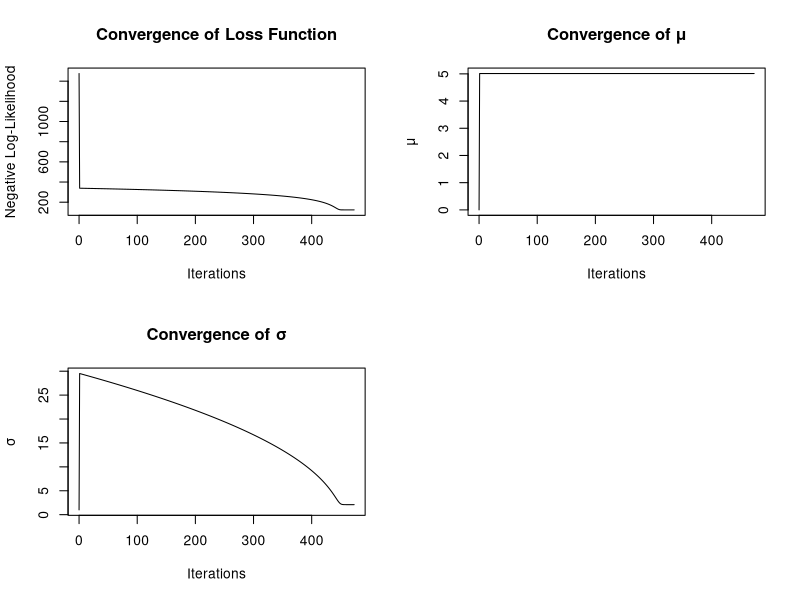

The R source for this figure:
data <- c(
  5.363733, 5.496441, 4.081278, 3.300311, 6.660672, 3.287832, 5.143132, 
  4.044685, 5.95796, 5.667324, 7.07508, 3.979967, 4.46025, 3.042473, 
  4.111413, 5.754601, 6.513977, 3.155669, 6.739212, 7.711276, 5.82687, 
  8.753592, 3.452422, 2.510691, 1.44256, 7.992089, 6.308731, 4.888831,
  
  5.559937, 2.749022, 9.891504, 5.258442, 5.21879, 6.451533, 5.962018, 
  5.447768, 3.419051, 5.942937, 8.764049, 7.69084, 8.186373, 3.977569, 
  3.02079, 4.748426, 5.11145, 7.188383, 1.615071, 8.059101, 4.683984, 
  4.146238, 2.975791, 1.690287, 6.646341, 5.146636, 2.420078, 2.409842, 4.328431,
  
  8.338043, 4.480817, 1.993714, 4.508514, 4.454553, -0.39377, 4.89141, 
  4.538131, 6.392413, 8.697912, 7.25313, 4.462223, 2.786948, 10.14672, 
  5.118437, 5.027859, 4.95175, 5.39617, 4.711279, 3.852676, 3.906282, 
  4.934493, 3.91315, 3.574308, 5.21286, 4.490046, 8.007986, -0.30194, 7.183014,
  
  7.49217, 0.85322, 4.314625, 4.257118, 2.184977, 3.444367, 2.778848, 
  8.504541, 6.871357, 7.54311, 6.443344, 2.741896, 3.950959, 5.978749
)

# Define the negative log-likelihood function for normal distribution
neg_log_likelihood <- function(params, data) {
  mu <- params[1]
  sigma <- params[2]
  
  if (sigma <= 0) {
    return(Inf)  # To avoid negative sigma values
  }
  
  n <- length(data)
  nll <- n * log(sigma) + sum((data - mu)^2) / (2 * sigma^2)
  return(nll)
}

# Define the gradient of the negative log-likelihood
gradient_neg_log_likelihood <- function(params, data) {
  mu <- params[1]
  sigma <- params[2]
  
  if (sigma <= 0) {
    return(c(0, 1e6))  # Return large gradient to move away from invalid region
  }
  
  n <- length(data)
  
  # Partial derivative with respect to mu
  d_mu <- -sum(data - mu) / (sigma^2)
  
  # Partial derivative with respect to sigma
  d_sigma <- n / sigma - sum((data - mu)^2) / (sigma^3)
  
  return(c(d_mu, d_sigma))
}

# Gradient Descent Function
gradient_descent <- function(initial_params, data, learning_rate, 
                             epsilon, max_iterations = 10000) {
  
  # Initialize parameters and storage for tracking
  params <- initial_params
  iter <- 0
  converged <- FALSE
  
  # Store history of parameters and function values
  history <- data.frame(
    iteration = integer(),
    mu = numeric(),
    sigma = numeric(),
    nll = numeric(),
    grad_norm = numeric()
  )
  
  while (!converged && iter < max_iterations) {
    # Calculate gradient
    grad <- gradient_neg_log_likelihood(params, data)
    
    # Calculate gradient norm for convergence check
    grad_norm <- sqrt(sum(grad^2))
    
    # Store current values
    current_nll <- neg_log_likelihood(params, data)
    history <- rbind(history, data.frame(
      iteration = iter, 
      mu = params[1], 
      sigma = params[2], 
      nll = current_nll,
      grad_norm = grad_norm
    ))
    
    # Check for convergence
    if (grad_norm < epsilon) {
      converged <- TRUE
      print(paste("Converged after", iter, "iterations"))
    } else {
      # Update parameters
      params <- params - learning_rate * grad
      
      # Ensure sigma remains positive
      params[2] <- max(params[2], 1e-10)
      
      iter <- iter + 1
    }
  }
  
  if (iter == max_iterations) {
    print("Reached maximum iterations without convergence")
  }
  
  # Return the final parameters and history
  return(list(
    params = params,
    history = history,
    converged = converged,
    iterations = iter
  ))
}

# Set parameters
initial_params <- c(0, 1)  # Initial mu and sigma
learning_rate <- 0.01      # Step size (η)
epsilon <- 1e-5            # Convergence threshold (ε)

# Run gradient descent
result <- gradient_descent(initial_params, data, learning_rate, epsilon)

# Print final results
cat("\nFinal Solution:\n")
cat("μ (mean) =", result$params[1], "\n")
cat("σ (std dev) =", result$params[2], "\n")
cat("Negative Log-Likelihood =", neg_log_likelihood(result$params, data), "\n")
cat("Number of Iterations =", result$iterations, "\n")

# Calculate actual mean and standard deviation for comparison
cat("\nActual Statistics from Data:\n")
cat("Sample Mean =", mean(data), "\n")
cat("Sample Standard Deviation =", sd(data), "\n")

# Create convergence plots
par(mfrow = c(2, 2))

# Plot 1: Loss vs. Iterations
plot(result$history$iteration, result$history$nll, 
     type = "l", 
     xlab = "Iterations", 
     ylab = "Negative Log-Likelihood",
     main = "Convergence of Loss Function")

# Plot 2: μ vs. Iterations
plot(result$history$iteration, result$history$mu, 
     type = "l", 
     xlab = "Iterations", 
     ylab = "μ",
     main = "Convergence of μ")

# Plot 3: σ vs. Iterations
plot(result$history$iteration, result$history$sigma, 
     type = "l", 
     xlab = "Iterations", 
     ylab = "σ",
     main = "Convergence of σ")